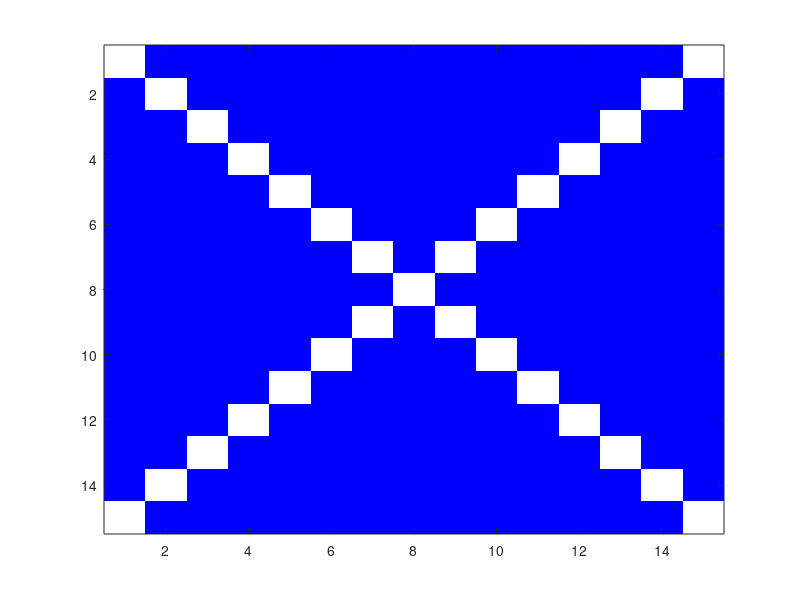
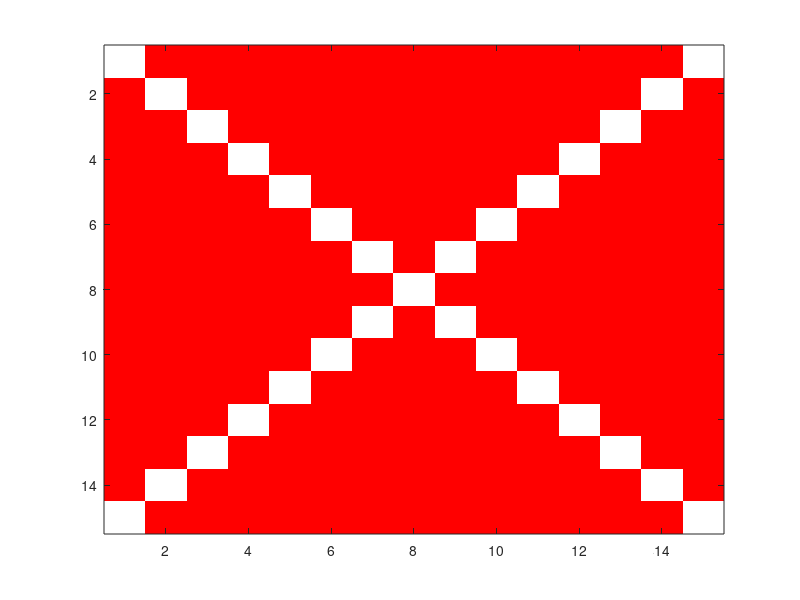
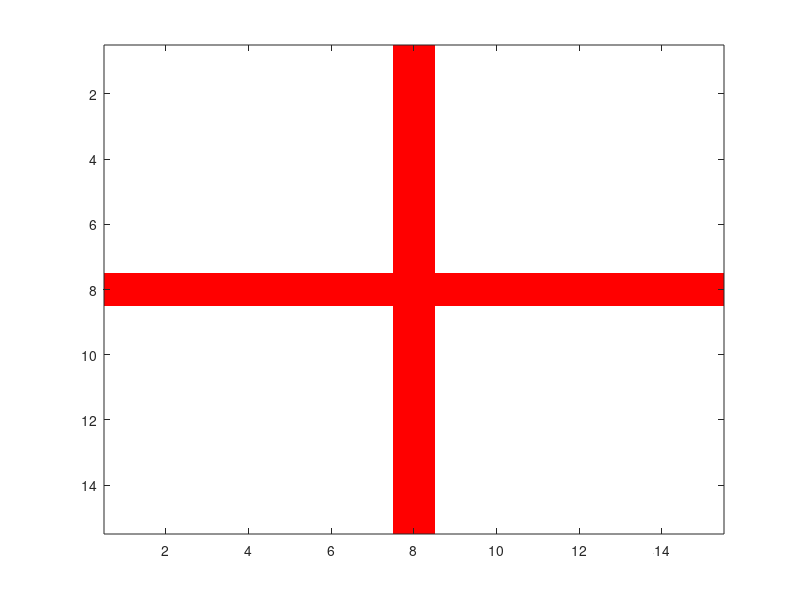
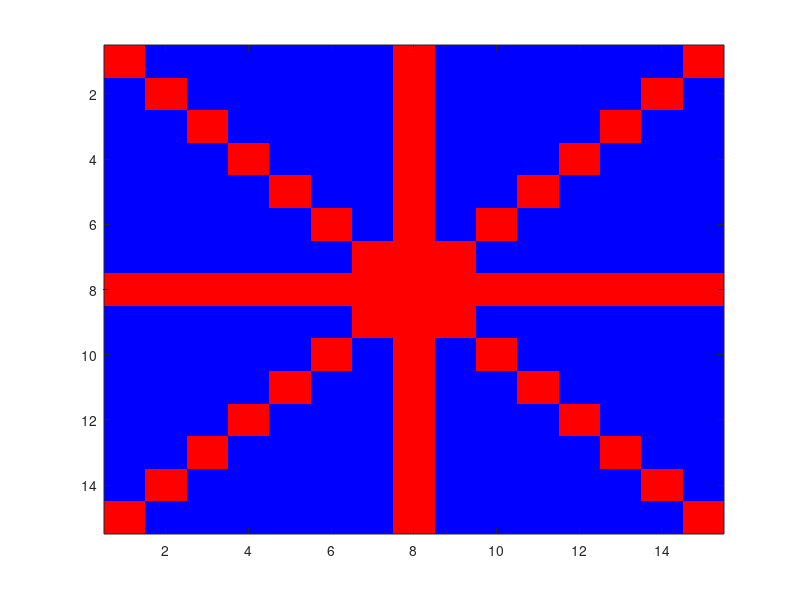

Recreate these plots in MATLAB, in order.
%% Ch5 Homework
% 5.1
clear all
flagsize=15;
saltire=zeros(flagsize);

for i=1:flagsize
    saltire(i, i)=1;
    saltire((flagsize+1)-i, i)=1;
end

figure(1)
image(saltire+1)
cmap=[0,0,1;1,1,1];
colormap(cmap)

figure(2)
image(saltire+1)
cmap= [1,0,0;1,1,1];
colormap(cmap)

george=zeros(flagsize);
george(ceil(flagsize/2), :)=1;
george(:,ceil(flagsize/2))=1;
figure(3)
image(george+1)
cmap=[ 1 1 1 ; 1 0 0];
colormap(cmap)

union=(saltire+(2*george))+1;
union(union>3)=3;
figure(4)
image(union)
cmap(1, :)= [0,0,1];
cmap(2, :)= [1,0,0];
cmap(3, :)= [1,0,0];
colormap(cmap)

bars=[ceil(flagsize/2)-1 ceil(flagsize/2)+1];
union(bars, :)=union(bars, :)+3;
union(:,bars)=union(:, bars)+3;
union(union>6)=union(union>6)-3; 
union(ceil(flagsize/2), :)=6;
union(:,ceil(flagsize/2))=6;
figure(5)
image(union)
cmap(4, :)= [1,1,1];
cmap(5, :)= [1,1,1];
cmap(6, :)= [1,0,0];
colormap(cmap)

for i=1:flagsize
    for j=1:flagsize
        if i==j-1 || j==i-1 || i==j+1 || j==i+1 
            if union(i, j)<6
                union(i, j)=5;
                union(i, (flagsize+1)-j)=5;
            end
        end
    end
end

figure(6)
image(union)
colormap(cmap)
axis off; axis equal
%% 5.2
ntrials=30;
durtrial=5*1000;
timevec=0:2:durtrial*ntrials;
data=sin((2*pi*timevec)/(durtrial))+.1*randn(size(timevec));
plot(timevec, data, '-')
% a)
firstHalfSec=[];
repeatedVec=1:1:251;
for i=1:30
    firstHalfSec=[firstHalfSec,repeatedVec+((i-1)*2500)];
end
firstHalfSec
firstHalfSecData=data(firstHalfSec);
mean(firstHalfSecData)
% b)
interval=[];
repeatedVec2=1000:1:1251;
for j=1:30
    interval=[interval,repeatedVec2+((j-1)*2500)];
end
intervalData=data(interval);
mean(intervalData)
% c)
timePoints=find(data>0.9);
% d)
timePoints=find(data>0.7 & data<0.8);
%% 5.3
%Sam Lin collects data on 70 rats. 20 of them were duds and their data were thrown away. 
ratID=1:70; ratID=ratID(randperm(length(ratID))); ratID=sort(ratID(1:50)); 
%On the remaining rats he collects 10000 trials, and he calculates the 
% correct across each bin of 100 trials.
binsteps=1:100:10000;
[X, Y]=meshgrid(1:length(ratID), 1:length(binsteps));
per=Y+randi(10, size(Y))-5;
per(per>100)=100; per(per<0)=0;
% a)
image(per)
cmap=[0,0,0;1,1,1];
colormap(cmap)
% b)
per2=per;
per2(per2>90)=100; per2(per2<10)=0;
image(per2)
cmap=[0,0,0; 1,1,1];
colormap(cmap)
% c)
trials=per(60:70,:); 
trialsAbove66=trials>66;
ratsTrialsAbove66=sum(trialsAbove66);
numRatsTrialsAbove66=nnz(ratsTrialsAbove66)
% d)
ratsTrialsAbove66=ratsTrialsAbove66>0;
% e)
for i=1:100
    row=per(i,:);
    trialsAbove80=row>80;
    numRatsTrialsAbove80=nnz(trialsAbove80);
    if numRatsTrialsAbove80>=40
        disp(num2str(i));
        break
    end
end
% f)
per(56:76,2:2:50)=NaN;
